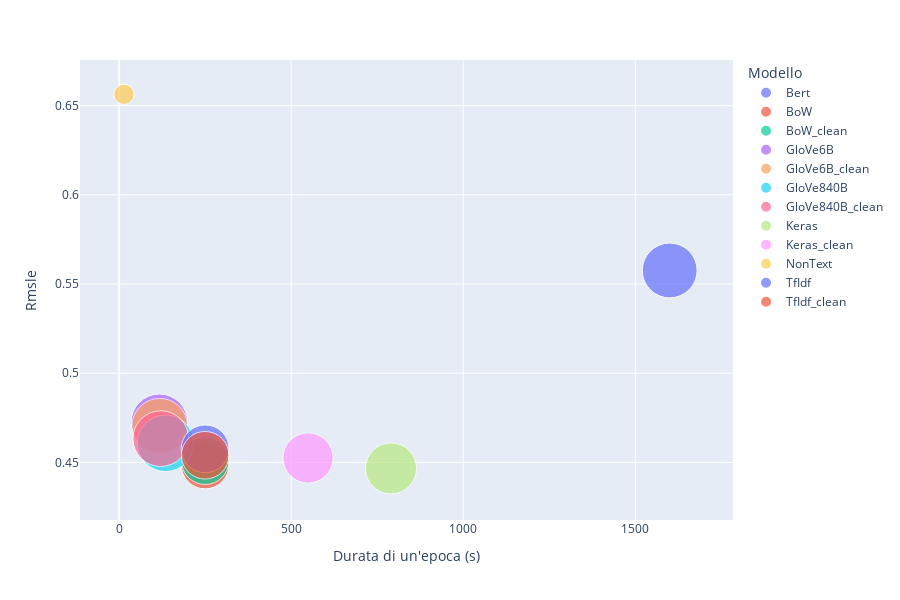

This figure's notebook cell:
### Code cell
fig = px.scatter(df, x="epochtime", y="rmsle", size='totparams_log2',
                 text=None, color="model", width=900, height=600,
                 log_x=False, log_y=False, size_max=40,
                 labels={
                     "epochtime": "Durata di un'epoca (s)",
                     "rmsle": "Rmsle",
                     "model": "Modello"
                 },
                 #title="Rmsle in funzione della Durata di un epoca di training. La dimensione corrisponde ai Parametri Totali"
                )
#fig.update_layout(paper_bgcolor='rgba(0,0,0,0)',plot_bgcolor='rgba(0,0,0,0)')
#fig.update_traces(textposition='top center')
#fig.update_layout(showlegend=False)

# errore in funzione del tempo richiesto da una singola epoca.
# la dimensione corrisponde ai parametri totali dei modelli

fig.show()

### Figure 1 — Plotly figure (JSON) as saved in the notebook; plotly's stock layout.template omitted (floating-point values rounded to 4 significant figures)
{"data": [{"hovertemplate": "Modello=Bert<br>Durata di un'epoca (s)=%{x}<br>Rmsle=%{y}<br>totparams_log2=%{marker.size}<extra></extra>", "legendgroup": "Bert", "marker": {"color": "#636efa", "size": [324.5], "sizemode": "area", "sizeref": 0.2161, "symbol": "circle"}, "mode": "markers", "name": "Bert", "orientation": "v", "showlegend": true, "type": "scatter", "x": [1600], "xaxis": "x", "y": [0.5576], "yaxis": "y"}, {"hovertemplate": "Modello=BoW<br>Durata di un'epoca (s)=%{x}<br>Rmsle=%{y}<br>totparams_log2=%{marker.size}<extra></extra>", "legendgroup": "BoW", "marker": {"color": "#EF553B", "size": [246.9], "sizemode": "area", "sizeref": 0.2161, "symbol": "circle"}, "mode": "markers", "name": "BoW", "orientation": "v", "showlegend": true, "type": "scatter", "x": [250], "xaxis": "x", "y": [0.4486], "yaxis": "y"}, {"hovertemplate": "Modello=BoW_clean<br>Durata di un'epoca (s)=%{x}<br>Rmsle=%{y}<br>totparams_log2=%{marker.size}<extra></extra>", "legendgroup": "BoW_clean", "marker": {"color": "#00cc96", "size": [244.7], "sizemode": "area", "sizeref": 0.2161, "symbol": "circle"}, "mode": "markers", "name": "BoW_clean", "orientation": "v", "showlegend": true, "type": "scatter", "x": [250], "xaxis": "x", "y": [0.451], "yaxis": "y"}, {"hovertemplate": "Modello=GloVe6B<br>Durata di un'epoca (s)=%{x}<br>Rmsle=%{y}<br>totparams_log2=%{marker.size}<extra></extra>", "legendgroup": "GloVe6B", "marker": {"color": "#ab63fa", "size": [345.8], "sizemode": "area", "sizeref": 0.2161, "symbol": "circle"}, "mode": "markers", "name": "GloVe6B", "orientation": "v", "showlegend": true, "type": "scatter", "x": [117], "xaxis": "x", "y": [0.4725], "yaxis": "y"}, {"hovertemplate": "Modello=GloVe6B_clean<br>Durata di un'epoca (s)=%{x}<br>Rmsle=%{y}<br>totparams_log2=%{marker.size}<extra></extra>", "legendgroup": "GloVe6B_clean", "marker": {"color": "#FFA15A", "size": [335.7], "sizemode": "area", "sizeref": 0.2161, "symbol": "circle"}, "mode": "markers", "name": "GloVe6B_clean", "orientation": "v", "showlegend": true, "type": "scatter", "x": [118], "xaxis": "x", "y": [0.4702], "yaxis": "y"}, {"hovertemplate": "Modello=GloVe840B<br>Durata di un'epoca (s)=%{x}<br>Rmsle=%{y}<br>totparams_log2=%{marker.size}<extra></extra>", "legendgroup": "GloVe840B", "marker": {"color": "#19d3f3", "size": [345.8], "sizemode": "area", "sizeref": 0.2161, "symbol": "circle"}, "mode": "markers", "name": "GloVe840B", "orientation": "v", "showlegend": true, "type": "scatter", "x": [135], "xaxis": "x", "y": [0.4607], "yaxis": "y"}, {"hovertemplate": "Modello=GloVe840B_clean<br>Durata di un'epoca (s)=%{x}<br>Rmsle=%{y}<br>totparams_log2=%{marker.size}<extra></extra>", "legendgroup": "GloVe840B_clean", "marker": {"color": "#FF6692", "size": [335.7], "sizemode": "area", "sizeref": 0.2161, "symbol": "circle"}, "mode": "markers", "name": "GloVe840B_clean", "orientation": "v", "showlegend": true, "type": "scatter", "x": [121], "xaxis": "x", "y": [0.4633], "yaxis": "y"}, {"hovertemplate": "Modello=Keras<br>Durata di un'epoca (s)=%{x}<br>Rmsle=%{y}<br>totparams_log2=%{marker.size}<extra></extra>", "legendgroup": "Keras", "marker": {"color": "#B6E880", "size": [282.4], "sizemode": "area", "sizeref": 0.2161, "symbol": "circle"}, "mode": "markers", "name": "Keras", "orientation": "v", "showlegend": true, "type": "scatter", "x": [790], "xaxis": "x", "y": [0.4466], "yaxis": "y"}, {"hovertemplate": "Modello=Keras_clean<br>Durata di un'epoca (s)=%{x}<br>Rmsle=%{y}<br>totparams_log2=%{marker.size}<extra></extra>", "legendgroup": "Keras_clean", "marker": {"color": "#FF97FF", "size": [273.3], "sizemode": "area", "sizeref": 0.2161, "symbol": "circle"}, "mode": "markers", "name": "Keras_clean", "orientation": "v", "showlegend": true, "type": "scatter", "x": [549], "xaxis": "x", "y": [0.4525], "yaxis": "y"}, {"hovertemplate": "Modello=NonText<br>Durata di un'epoca (s)=%{x}<br>Rmsle=%{y}<br>totparams_log2=%{marker.size}<extra></extra>", "legendgroup": "NonText", "marker": {"color": "#FECB52", "size": [44.16], "sizemode": "area", "sizeref": 0.2161, "symbol": "circle"}, "mode": "markers", "name": "NonText", "orientation": "v", "showlegend": true, "type": "scatter", "x": [14], "xaxis": "x", "y": [0.6563], "yaxis": "y"}, {"hovertemplate": "Modello=TfIdf<br>Durata di un'epoca (s)=%{x}<br>Rmsle=%{y}<br>totparams_log2=%{marker.size}<extra></extra>", "legendgroup": "TfIdf", "marker": {"color": "#636efa", "size": [246.9], "sizemode": "area", "sizeref": 0.2161, "symbol": "circle"}, "mode": "markers", "name": "TfIdf", "orientation": "v", "showlegend": true, "type": "scatter", "x": [250], "xaxis": "x", "y": [0.4576], "yaxis": "y"}, {"hovertemplate": "Modello=TfIdf_clean<br>Durata di un'epoca (s)=%{x}<br>Rmsle=%{y}<br>totparams_log2=%{marker.size}<extra></extra>", "legendgroup": "TfIdf_clean", "marker": {"color": "#EF553B", "size": [244.7], "sizemode": "area", "sizeref": 0.2161, "symbol": "circle"}, "mode": "markers", "name": "TfIdf_clean", "orientation": "v", "showlegend": true, "type": "scatter", "x": [250], "xaxis": "x", "y": [0.454], "yaxis": "y"}], "layout": {"height": 600, "legend": {"itemsizing": "constant", "title": {"text": "Modello"}, "tracegroupgap": 0}, "margin": {"t": 60}, "width": 900, "xaxis": {"anchor": "y", "domain": [0, 1], "title": {"text": "Durata di un'epoca (s)"}}, "yaxis": {"anchor": "x", "domain": [0, 1], "title": {"text": "Rmsle"}}}}
